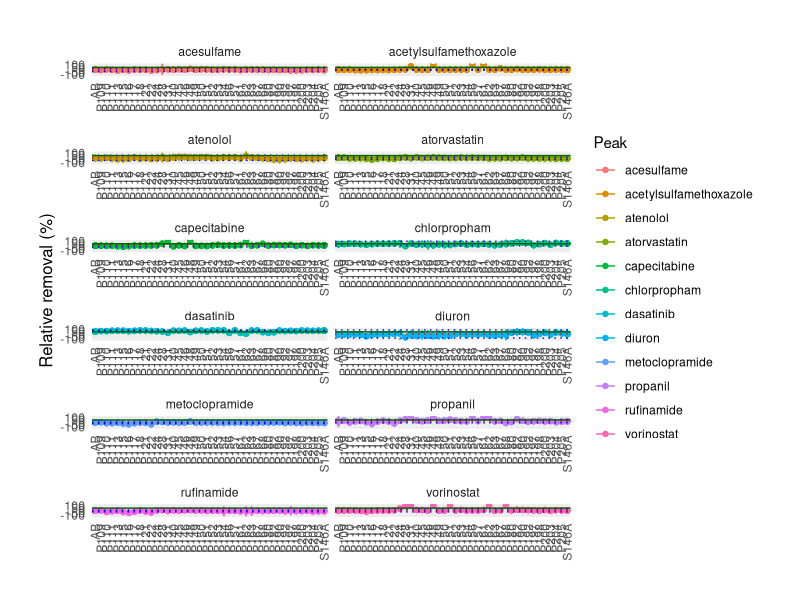
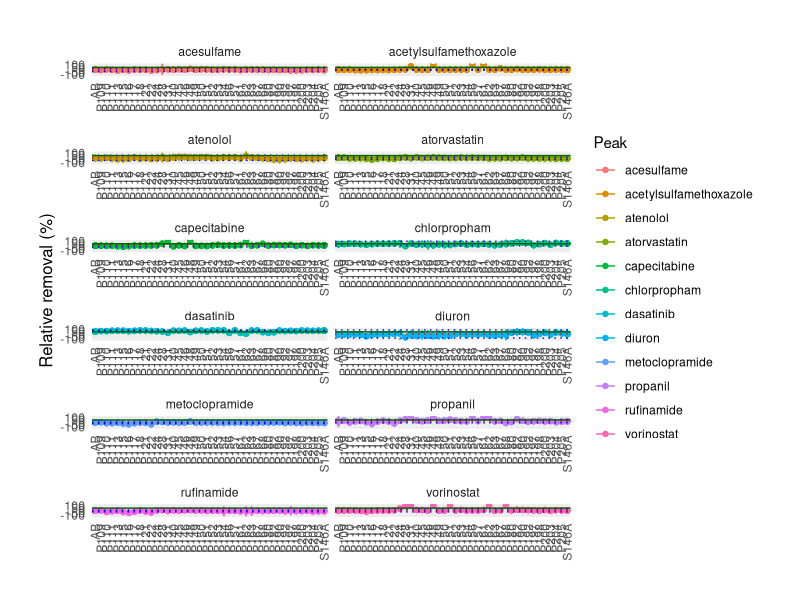

Source code (R) for these figures, in order:
# Load necessary libraries
library(dplyr)
library(ggplot2)

df_225nm <- read.csv("data/HPLC/data_225nm.csv")
df_252nm <- read.csv("data/HPLC/data_252nm.csv")
df_305nm <- read.csv("data/HPLC/data_305nm.csv")

# Add a column to distinguish the datasets
df_225nm <- df_225nm %>% mutate(wavelength = 225)
df_252nm <- df_252nm %>% mutate(wavelength = 252)
df_305nm <- df_305nm %>% mutate(wavelength = 305)

# Combine all datasets
df_combined <- bind_rows(df_225nm, df_252nm, df_305nm)

df_filtered <- df_combined %>%
  filter(!is.na(median_value))

average_iqr_plot_filtered <- df_filtered %>%
  ggplot(aes(x = sample_name, y = median_value, color = as.factor(peak))) + 
  geom_point() +
  geom_errorbar(aes(ymin = median_value - 1.5 * iqr_value, ymax = median_value + 1.5 * iqr_value), width = 0.2) +
  geom_hline(data = . %>% filter(sample_name == "S146A"), 
             aes(yintercept = median_value), linetype = "dotted", color = "red") +
  geom_hline(data = . %>% filter(sample_name == "S146A"), 
             aes(yintercept = median_value + 1.5 * iqr_value), linetype = "dotted", color = "blue") +
  geom_hline(data = . %>% filter(sample_name == "S146A"), 
             aes(yintercept = median_value - 1.5 * iqr_value), linetype = "dotted", color = "blue") +
  ylim(-120, 120) +
  geom_hline(yintercept = 50, color = "darkgreen") +
  facet_wrap(~ peak, ncol = 2, scales = "free_x") +  
  theme_minimal() +
  theme(
    axis.text.x = element_text(angle = 90, vjust = 0.5, hjust = 1),
    strip.text.y = element_blank(),  # Remove facet labels
    strip.background = element_blank(),  # Remove facet background
    axis.title.x = element_blank(),  # Remove individual x-axis labels
    axis.title.y = element_text(size = 12),  # Adjust y-axis label size
    plot.margin = margin(t = 1, r = 1, b = 1, l = 1, unit = "cm")
  ) +
  labs(y = "Relative removal (%)",
    color = "Peak"
  )

# Print the plot
print(average_iqr_plot_filtered)
ggsave("boxplot_filtered.png", plot = average_iqr_plot_filtered, width = 12, height = 18, dpi = 600)
